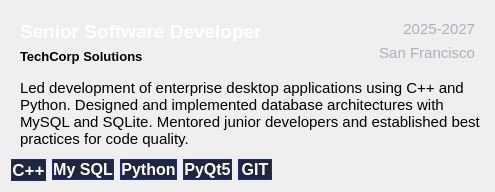
                         <widget class="QWidget" name="widget_24" native="true">
                          <property name="styleSheet">
                           <string notr="true">QWidget#widget_24{
    background: qlineargradient(
        x1: 0, y1: 0,
        x2: 0, y2: 1,
        stop: 0.2     #24272e,  
        stop: 0.9     #1a1c21   
    );
    border: 1px solid rgba(70, 90, 160, 0.3); 
    border-radius: 12px;

    color: white;
}
</string>
                          </property>
                          <layout class="QGridLayout" name="gridLayout_15">
                           <item row="2" column="1">
                            <widget class="QPushButton" name="pushButton_29">
                             <property name="font">
                              <font>
                               <pointsize>12</pointsize>
                               <bold>true</bold>
                              </font>
                             </property>
                             <property name="styleSheet">
                              <string notr="true">
QPushButton {
	
	background-color: rgb(32, 39, 61);
    color: white;
    border: 1px solid rgb(32, 37, 147);
    border-radius: 12px;

	text-align: center;
}

QPushButton:hover {
    background-color: rgb(57, 83, 255);
    border-color: #444;
    color: white;
}

QPushButton:pressed {
    background-color: #222;
    border-color: #444;
    color: white;
}</string>
                             </property>
                             <property name="text">
                              <string>My SQL</string>
                             </property>
                            </widget>
                           </item>
                           <item row="0" column="0" colspan="5">
                            <widget class="QWidget" name="widget_25" native="true">
                             <property name="styleSheet">
                              <string notr="true">background-color: transparent;
</string>
                             </property>
                             <layout class="QVBoxLayout" name="verticalLayout_25">
                              <item>
                               <widget class="QPushButton" name="pushButton_30">
                                <property name="font">
                                 <font>
                                  <pointsize>14</pointsize>
                                  <italic>false</italic>
                                  <bold>true</bold>
                                  <underline>false</underline>
                                  <strikeout>false</strikeout>
                                  <kerning>false</kerning>
                                 </font>
                                </property>
                                <property name="styleSheet">
                                 <string notr="true">
QPushButton {
    border: none;
    background: transparent;
    padding: 0;
    margin: 0;
	color: rgb(255, 255, 255);
   
    text-align: left;
}

QPushButton:hover {
    background: transparent;
    border: none;
	 color: #4A6FEC;
}
QPushButton:pressed {
    background: transparent;
    border: none;
    padding: 0;
}
QPushButton:focus {
    outline: none;
}</string>
                                </property>
                                <property name="text">
                                 <string>Senior Software Developer</string>
                                </property>
                               </widget>
                              </item>
                              <item>
                               <widget class="QLabel" name="label_45">
                                <property name="text">
                                 <string>&lt;html&gt;&lt;head/&gt;&lt;body&gt;&lt;p&gt;&lt;span style=&quot; font-size:10pt; font-weight:700;&quot;&gt;TechCorp Solutions&lt;/span&gt;&lt;/p&gt;&lt;/body&gt;&lt;/html&gt;</string>
                                </property>
                               </widget>
                              </item>
                             </layout>
                            </widget>
                           </item>
                           <item row="1" column="0" colspan="7">
                            <widget class="QLabel" name="label_46">
                             <property name="font">
                              <font>
                               <pointsize>11</pointsize>
                              </font>
                             </property>
                             <property name="styleSheet">
                              <string notr="true">background-color: transparent;
    margin-left: 5px;
    margin-bottom: 5px;


</string>
                             </property>
                             <property name="text">
                              <string>Led development of enterprise desktop applications using C++ and Python. Designed and implemented database architectures with MySQL and SQLite. Mentored junior developers and established best practices for code quality.</string>
                             </property>
                             <property name="alignment">
                              <set>Qt::AlignmentFlag::AlignLeading|Qt::AlignmentFlag::AlignLeft|Qt::AlignmentFlag::AlignVCenter</set>
                             </property>
                             <property name="wordWrap">
                              <bool>true</bool>
                             </property>
                            </widget>
                           </item>
                           <item row="2" column="2">
                            <widget class="QPushButton" name="pushButton_31">
                             <property name="font">
                              <font>
                               <pointsize>12</pointsize>
                               <bold>true</bold>
                              </font>
                             </property>
                             <property name="styleSheet">
                              <string notr="true">
QPushButton {
	
	background-color: rgb(32, 39, 61);
    color: white;
    border: 1px solid rgb(32, 37, 147);
    border-radius: 12px;

	text-align: center;
}

QPushButton:hover {
    background-color: rgb(57, 83, 255);
    border-color: #444;
    color: white;
}

QPushButton:pressed {
    background-color: #222;
    border-color: #444;
    color: white;
}</string>
                             </property>
                             <property name="text">
                              <string>Python</string>
                             </property>
                            </widget>
                           </item>
                           <item row="2" column="0">
                            <widget class="QPushButton" name="pushButton_32">
                             <property name="font">
                              <font>
                               <pointsize>13</pointsize>
                               <bold>true</bold>
                              </font>
                             </property>
                             <property name="styleSheet">
                              <string notr="true">
QPushButton {
	
	background-color: rgb(32, 39, 61);
    color: white;
    border: 1px solid rgb(32, 37, 147);
    border-radius: 12px;

	text-align: center;
}

QPushButton:hover {
    background-color: rgb(57, 83, 255);
    border-color: #444;
    color: white;
}

QPushButton:pressed {
    background-color: #222;
    border-color: #444;
    color: white;
}</string>
                             </property>
                             <property name="text">
                              <string>C++</string>
                             </property>
                            </widget>
                           </item>
                           <item row="2" column="4">
                            <widget class="QPushButton" name="pushButton_33">
                             <property name="font">
                              <font>
                               <pointsize>12</pointsize>
                               <bold>true</bold>
                              </font>
                             </property>
                             <property name="styleSheet">
                              <string notr="true">
QPushButton {
	
	background-color: rgb(32, 39, 61);
    color: white;
    border: 1px solid rgb(32, 37, 147);
    border-radius: 12px;

	text-align: center;
}

QPushButton:hover {
    background-color: rgb(57, 83, 255);
    border-color: #444;
    color: white;
}

QPushButton:pressed {
    background-color: #222;
    border-color: #444;
    color: white;
}</string>
                             </property>
                             <property name="text">
                              <string>GIT</string>
                             </property>
                            </widget>
                           </item>
                           <item row="2" column="3">
                            <widget class="QPushButton" name="pushButton_34">
                             <property name="font">
                              <font>
                               <pointsize>12</pointsize>
                               <bold>true</bold>
                              </font>
                             </property>
                             <property name="styleSheet">
                              <string notr="true">
QPushButton {
	
	background-color: rgb(32, 39, 61);
    color: white;
    border: 1px solid rgb(32, 37, 147);
    border-radius: 12px;

	text-align: center;
}

QPushButton:hover {
    background-color: rgb(57, 83, 255);
    border-color: #444;
    color: white;
}

QPushButton:pressed {
    background-color: #222;
    border-color: #444;
    color: white;
}</string>
                             </property>
                             <property name="text">
                              <string>PyQt5</string>
                             </property>
                            </widget>
                           </item>
                           <item row="0" column="6">
                            <widget class="QWidget" name="widget_26" native="true">
                             <property name="styleSheet">
                              <string notr="true">background-color: transparent;
</string>
                             </property>
                             <layout class="QVBoxLayout" name="verticalLayout_26">
                              <item>
                               <widget class="QPushButton" name="pushButton_35">
                                <property name="font">
                                 <font>
                                  <pointsize>11</pointsize>
                                  <italic>false</italic>
                                  <bold>false</bold>
                                  <underline>false</underline>
                                  <strikeout>false</strikeout>
                                 </font>
                                </property>
                                <property name="styleSheet">
                                 <string notr="true">QPushButton {
    border: none;
    background: transparent;
    padding: 0;
	color: rgb(172, 176, 185);
    margin: 0;

    font: normal;
    text-align: right;
    text-decoration: none;
}

QPushButton:hover {
    background: transparent;
    border: none;
}
QPushButton:pressed {
    background: transparent;
    border: none;
    padding: 0;
}
QPushButton:focus {
    outline: none;
}</string>
                                </property>
                                <property name="text">
                                 <string>2025-2027</string>
                                </property>
                                <property name="icon">
                                 <iconset resource="../Qss/icons/_icons.qrc">
                                  <normaloff>:/feather/icons/feather/calendar.png</normaloff>:/feather/icons/feather/calendar.png</iconset>
                                </property>
                               </widget>
                              </item>
                              <item>
                               <widget class="QPushButton" name="pushButton_36">
                                <property name="font">
                                 <font>
                                  <pointsize>11</pointsize>
                                  <italic>false</italic>
                                  <bold>false</bold>
                                  <underline>false</underline>
                                  <strikeout>false</strikeout>
                                 </font>
                                </property>
                                <property name="mouseTracking">
                                 <bool>true</bool>
                                </property>
                                <property name="focusPolicy">
                                 <enum>Qt::FocusPolicy::StrongFocus</enum>
                                </property>
                                <property name="styleSheet">
                                 <string notr="true">QPushButton {
    border: none;
    background: transparent;
    padding: 0;
	color: rgb(172, 176, 185);
    margin: 0;

    font: normal;
    text-align: right;
    text-decoration: none;
}

QPushButton:hover {
    background: transparent;
    border: none;
}
QPushButton:pressed {
    background: transparent;
    border: none;
    padding: 0;
}
QPushButton:focus {
    outline: none;
}</string>
                                </property>
                                <property name="text">
                                 <string>San Francisco</string>
                                </property>
                                <property name="icon">
                                 <iconset resource="../Qss/icons/_icons.qrc">
                                  <normaloff>:/font_awesome_solid/icons/font_awesome/solid/location-dot.png</normaloff>:/font_awesome_solid/icons/font_awesome/solid/location-dot.png</iconset>
                                </property>
                               </widget>
                              </item>
                             </layout>
                            </widget>
                           </item>
                           <item row="2" column="6">
                            <spacer name="horizontalSpacer_7">
                             <property name="orientation">
                              <enum>Qt::Orientation::Horizontal</enum>
                             </property>
                             <property name="sizeType">
                              <enum>QSizePolicy::Policy::Fixed</enum>
                             </property>
                             <property name="sizeHint" stdset="0">
                              <size>
                               <width>200</width>
                               <height>20</height>
                              </size>
                             </property>
                            </spacer>
                           </item>
                          </layout>
                         </widget>
